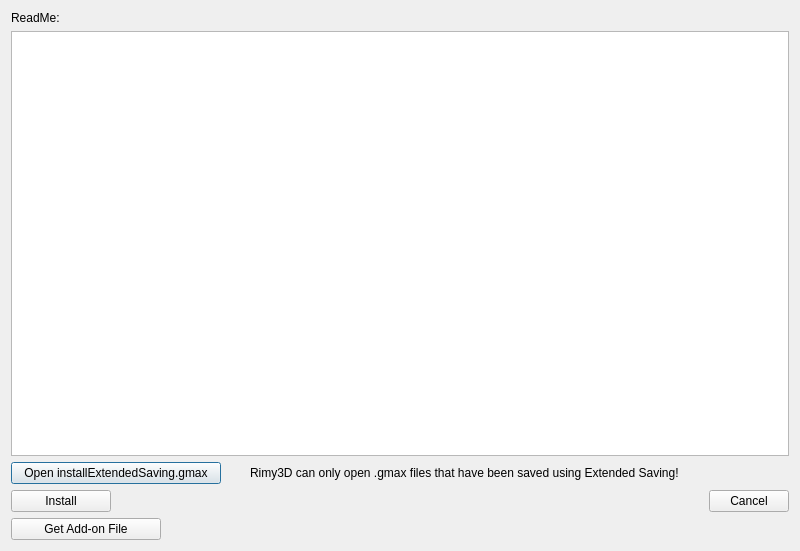
<?xml version="1.0" encoding="UTF-8"?>
<ui version="4.0">
 <class>PluginsDialog</class>
 <widget class="QDialog" name="PluginsDialog">
  <property name="geometry">
   <rect>
    <x>0</x>
    <y>0</y>
    <width>800</width>
    <height>551</height>
   </rect>
  </property>
  <property name="minimumSize">
   <size>
    <width>800</width>
    <height>0</height>
   </size>
  </property>
  <property name="maximumSize">
   <size>
    <width>800</width>
    <height>16777215</height>
   </size>
  </property>
  <property name="font">
   <font>
    <weight>50</weight>
    <bold>false</bold>
   </font>
  </property>
  <property name="windowTitle">
   <string/>
  </property>
  <layout class="QVBoxLayout" name="verticalLayout">
   <item>
    <widget class="QLabel" name="label">
     <property name="text">
      <string>ReadMe:</string>
     </property>
    </widget>
   </item>
   <item>
    <widget class="QPlainTextEdit" name="plainTextEdit">
     <property name="font">
      <font>
       <family>Fixedsys</family>
       <pointsize>9</pointsize>
      </font>
     </property>
     <property name="readOnly">
      <bool>true</bool>
     </property>
    </widget>
   </item>
   <item>
    <layout class="QHBoxLayout" name="horizontalLayout_3">
     <item>
      <layout class="QVBoxLayout" name="verticalLayout_2">
       <item>
        <widget class="QWidget" name="wGmax" native="true">
         <layout class="QHBoxLayout" name="horizontalLayout">
          <property name="leftMargin">
           <number>0</number>
          </property>
          <property name="topMargin">
           <number>0</number>
          </property>
          <property name="rightMargin">
           <number>0</number>
          </property>
          <property name="bottomMargin">
           <number>0</number>
          </property>
          <item>
           <widget class="QPushButton" name="pushButton">
            <property name="minimumSize">
             <size>
              <width>210</width>
              <height>0</height>
             </size>
            </property>
            <property name="text">
             <string>Open installExtendedSaving.gmax</string>
            </property>
            <property name="flat">
             <bool>false</bool>
            </property>
           </widget>
          </item>
          <item>
           <spacer name="horizontalSpacer_2">
            <property name="orientation">
             <enum>Qt::Horizontal</enum>
            </property>
            <property name="sizeHint" stdset="0">
             <size>
              <width>40</width>
              <height>20</height>
             </size>
            </property>
           </spacer>
          </item>
          <item>
           <widget class="QLabel" name="label_2">
            <property name="font">
             <font>
              <weight>50</weight>
              <italic>false</italic>
              <bold>false</bold>
             </font>
            </property>
            <property name="text">
             <string>Rimy3D can only open .gmax files that have been saved using Extended Saving!</string>
            </property>
           </widget>
          </item>
          <item>
           <spacer name="horizontalSpacer">
            <property name="orientation">
             <enum>Qt::Horizontal</enum>
            </property>
            <property name="sizeHint" stdset="0">
             <size>
              <width>40</width>
              <height>20</height>
             </size>
            </property>
           </spacer>
          </item>
         </layout>
        </widget>
       </item>
       <item>
        <widget class="QWidget" name="wMax" native="true">
         <layout class="QHBoxLayout" name="horizontalLayout_4">
          <property name="leftMargin">
           <number>0</number>
          </property>
          <property name="topMargin">
           <number>0</number>
          </property>
          <property name="rightMargin">
           <number>0</number>
          </property>
          <property name="bottomMargin">
           <number>0</number>
          </property>
          <item>
           <widget class="QPushButton" name="pushButton_4">
            <property name="minimumSize">
             <size>
              <width>100</width>
              <height>0</height>
             </size>
            </property>
            <property name="text">
             <string>Install</string>
            </property>
           </widget>
          </item>
          <item>
           <spacer name="horizontalSpacer_4">
            <property name="orientation">
             <enum>Qt::Horizontal</enum>
            </property>
            <property name="sizeHint" stdset="0">
             <size>
              <width>40</width>
              <height>20</height>
             </size>
            </property>
           </spacer>
          </item>
         </layout>
        </widget>
       </item>
       <item>
        <widget class="QWidget" name="wBlender" native="true">
         <property name="minimumSize">
          <size>
           <width>0</width>
           <height>0</height>
          </size>
         </property>
         <layout class="QHBoxLayout" name="horizontalLayout_2">
          <property name="leftMargin">
           <number>0</number>
          </property>
          <property name="topMargin">
           <number>0</number>
          </property>
          <property name="rightMargin">
           <number>0</number>
          </property>
          <property name="bottomMargin">
           <number>0</number>
          </property>
          <item>
           <widget class="QPushButton" name="pushButton_3">
            <property name="minimumSize">
             <size>
              <width>150</width>
              <height>0</height>
             </size>
            </property>
            <property name="text">
             <string>Get Add-on File</string>
            </property>
           </widget>
          </item>
          <item>
           <spacer name="horizontalSpacer_3">
            <property name="orientation">
             <enum>Qt::Horizontal</enum>
            </property>
            <property name="sizeHint" stdset="0">
             <size>
              <width>40</width>
              <height>20</height>
             </size>
            </property>
           </spacer>
          </item>
         </layout>
        </widget>
       </item>
      </layout>
     </item>
     <item>
      <widget class="QPushButton" name="pushButton_2">
       <property name="minimumSize">
        <size>
         <width>80</width>
         <height>0</height>
        </size>
       </property>
       <property name="text">
        <string>Cancel</string>
       </property>
      </widget>
     </item>
    </layout>
   </item>
  </layout>
 </widget>
 <resources/>
 <connections/>
</ui>
